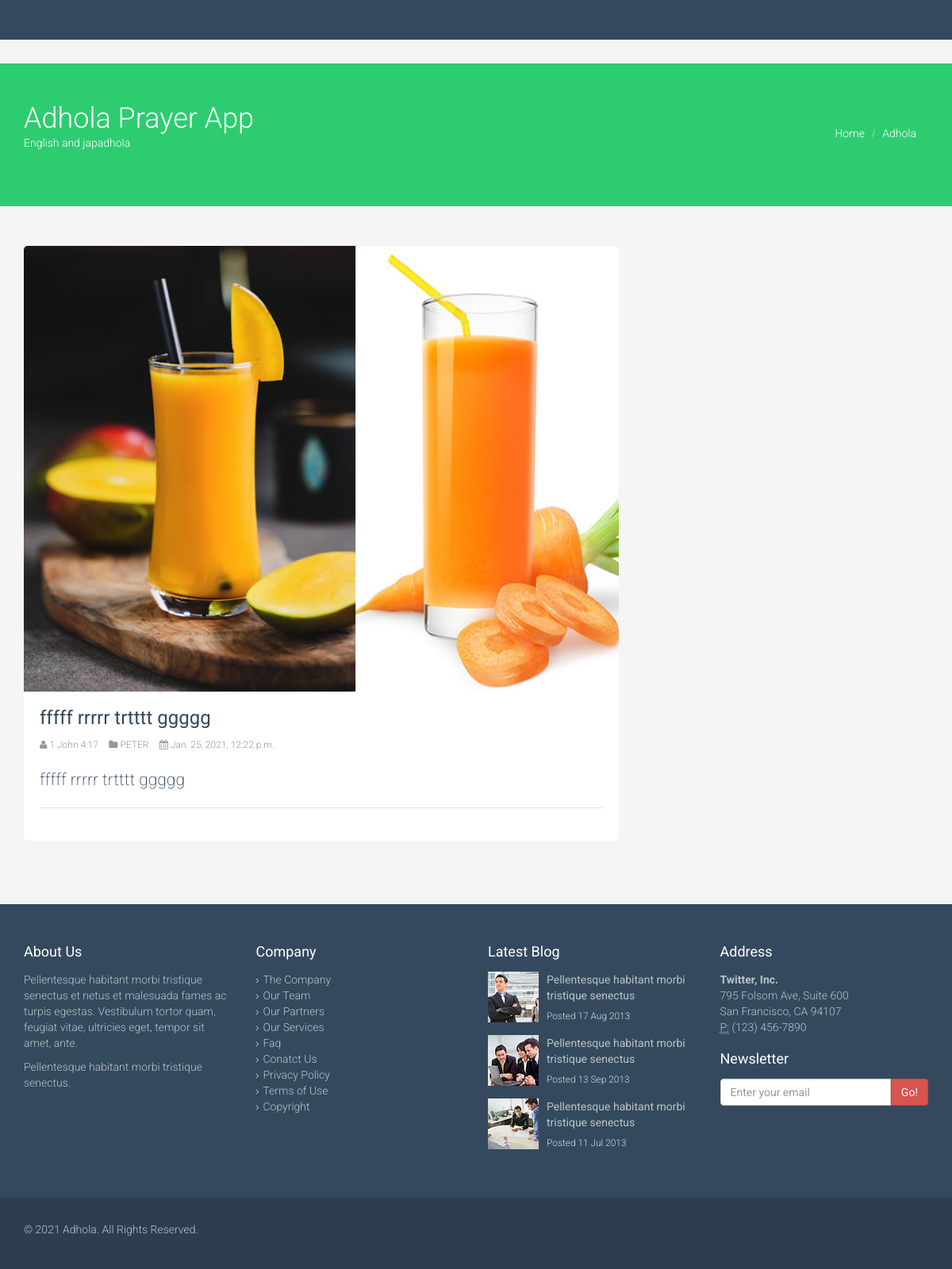
The app's page /detail/fffff-rrrrr-trtttt-ggggg/ with its own data.
### praying/models.py (models this page shows, shortened)
class Pray_tb(models.Model):
    id = models.AutoField(primary_key=True)
    Date_Created = models.DateTimeField(timezone.now)
    Adhola_Prayer = models.TextField()
    Book = models.CharField(max_length=45)
    img = models.ImageField(upload_to='pic')
    Posted_by = models.CharField(max_length=45)
    English_Prayer = models.TextField()
    daily_prayer_detail = models.TextField()
    slug = models.SlugField(max_length=250 ,unique = True)

### praying/views.py (the view)
# urls.py: path('detail/<slug:slug>/', views.indexdetailview.as_view(), name='detail'),
class indexdetailview(DetailView):
    template_name="detail/single.html"
    context_object_name = "pray"
    model = Pray_tb

### praying/templates/detail/single.html
{% extends 'base.html' %}
{% load static %}
{% block content %}
<section id="blog" class="container">
    <div class="row">
        <aside class="col-sm-4 col-sm-push-8">
        </aside>
        <div class="col-sm-8 col-sm-pull-4">
            <div class="blog">
                <div class="blog-item">
                    <img class="img-responsive img-blog" src="{{ pray.img.url }}" width="100%" alt="" />
                    <div class="blog-content">
                        <h3>{{object.daily_prayer_detail}}</h3>
                        <div class="entry-meta">
                            <span><i class="icon-user"></i> <a href="#">{{object.Book}}</a></span>
                            <span><i class="icon-folder-close"></i> <a href="#">{{object.Posted_by}}</a></span>
                            <span><i class="icon-calendar"></i> {{object.Date_Created}}</span>
                        </div>
                        <p class="lead">{{object.daily_prayer_detail}}</p>
                        <hr>
                                   </div>
                </div>
            </div>
        </div>
    </div>
</section>
<section id="bottom" class="wet-asphalt">
    <div class="container">
        <div class="row">
            <div class="col-md-3 col-sm-6">
                <h4>About Us</h4>
                <p>Pellentesque habitant morbi tristique senectus et netus et malesuada fames ac turpis egestas. Vestibulum tortor quam, feugiat vitae, ultricies eget, tempor sit amet, ante.</p>
                <p>Pellentesque habitant morbi tristique senectus.</p>
            </div>
            <div class="col-md-3 col-sm-6">
                <h4>Company</h4>
                <div>
                    <ul class="arrow">
                        <li><a href="#">The Company</a></li>
                        <li><a href="#">Our Team</a></li>
                        <li><a href="#">Our Partners</a></li>
                        <li><a href="#">Our Services</a></li>
                        <li><a href="#">Faq</a></li>
                        <li><a href="#">Conatct Us</a></li>
                        <li><a href="#">Privacy Policy</a></li>
                        <li><a href="#">Terms of Use</a></li>
                        <li><a href="#">Copyright</a></li>
                    </ul>
                </div>
            </div>
            <div class="col-md-3 col-sm-6">
                <h4>Latest Blog</h4>
                <div>
                    <div class="media">
                        <div class="pull-left">
                            <img src="{% static 'images/blog/thumb1.jpg' %} " alt="">
                        </div>
                        <div class="media-body">
                            <span class="media-heading"><a href="#">Pellentesque habitant morbi tristique senectus</a></span>
                            <small class="muted">Posted 17 Aug 2013</small>
                        </div>
                    </div>
                    <div class="media">
                        <div class="pull-left">
                            <img src="{% static 'images/blog/thumb2.jpg' %} " alt="">
                        </div>
                        <div class="media-body">
                            <span class="media-heading"><a href="#">Pellentesque habitant morbi tristique senectus</a></span>
                            <small class="muted">Posted 13 Sep 2013</small>
                        </div>
                    </div>
                    <div class="media">
                        <div class="pull-left">
                            <img src="{% static 'images/blog/thumb3.jpg' %} " alt="">
                        </div>
                        <div class="media-body">
                            <span class="media-heading"><a href="#">Pellentesque habitant morbi tristique senectus</a></span>
                            <small class="muted">Posted 11 Jul 2013</small>
                        </div>
                    </div>
                </div>
            </div>
            <div class="col-md-3 col-sm-6">
                <h4>Address</h4>
                <address>
                    <strong>Twitter, Inc.</strong><br>
                    795 Folsom Ave, Suite 600<br>
                    San Francisco, CA 94107<br>
                    <abbr title="Phone">P:</abbr> (123) 456-7890
                </address>
                <h4>Newsletter</h4>
                <form role="form">
                    <div class="input-group">
                        <input type="text" class="form-control" autocomplete="off" placeholder="Enter your email">
                        <span class="input-group-btn">
                            <button class="btn btn-danger" type="button">Go!</button>
                        </span>
                    </div>
                </form>
            </div>
        </div>
    </div>
</section>
{% endblock content %}

### praying/static/css/main.css (style rules this page uses)
body { padding-top: 80px; color: #34495e; background: #f5f5f5; font-family: 'Roboto', sans-serif; font-weight: 300; }
h1, h2, h3, h4, h5, h6 { font-family: 'Roboto', sans-serif; font-weight: 400; }
a { color: #34495e; -webkit-transition: 300ms; -moz-transition: 300ms; -o-transition: 300ms; transition: 300ms; }
hr { border-top: 1px solid #e5e5e5; border-bottom: 1px solid #fff; }
.btn { font-weight: 400; }
body > section { padding: 50px 0; }
.turquoise, .green-sea, .sun-flower, .orange, .emerald, .nephrits, .carrot, .pumkin, .peter-river, .belize-hole, .alizarin, .pomegranate, .amethyst, .wisteria, .clouds .silver, .wet-asphalt, .midnight-blue, .concrete, .asbestos { color: #fff; }
.turquoise h1, .green-sea h1, .sun-flower h1, .orange h1, .emerald h1, .nephrits h1, .carrot h1, .pumkin h1, .peter-river h1, .belize-hole h1, .alizarin h1, .pomegranate h1, .amethyst h1, .wisteria h1, .clouds .silver h1, .wet-asphalt h1, .midnight-blue h1, .concrete h1, .asbestos h1, .turquoise h2, .green-sea h2, .sun-flower h2, .orange h2, .emerald h2, .nephrits h2, .carrot h2, .pumkin h2, .peter-river h2, .belize-hole h2, .alizarin h2, .pomegranate h2, .amethyst h2, .wisteria h2, .clouds .silver h2, .wet-asphalt h2, .midnight-blue h2, .concrete h2, .asbestos h2, .turquoise h3, .green-sea h3, .sun-flower h3, .orange h3, .emerald h3, .nephrits h3, .carrot h3, .pumkin h3, .peter-river h3, .belize-hole h3, .alizarin h3, .pomegranate h3, .amethyst h3, .wisteria h3, .clouds .silver h3, .wet-asphalt h3, .midnight-blue h3, .concrete h3, .asbestos h3, .turquoise h4, .green-sea h4, .sun-flower h4, .orange h4, .emerald h4, .nephrits h4, .carrot h4, .pumkin h4, .peter-river h4, .belize-hole h4, .alizarin h4, .pomegranate h4, .amethyst h4, .wisteria h4, .clouds .silver h4, .wet-asphalt h4, .midnight-blue h4, .concrete h4, .asbestos h4, .turquoise h5, .green-sea h5, .sun-flower h5, .orange h5, .emerald h5, .nephrits h5, .carrot h5, .pumkin h5, .peter-river h5, .belize-hole h5, .alizarin h5, .pomegranate h5, .amethyst h5, .wisteria h5, .clouds .silver h5, .wet-asphalt h5, .midnight-blue h5, .concrete h5, .asbestos h5, .turquoise h6, .green-sea h6, .sun-flower h6, .orange h6, .emerald h6, .nephrits h6, .carrot h6, .pumkin h6, .peter-river h6, .belize-hole h6, .alizarin h6, .pomegranate h6, .amethyst h6, .wisteria h6, .clouds .silver h6, .wet-asphalt h6, .midnight-blue h6, .concrete h6, .asbestos h6 { color: #fff; }
.turquoise small, .green-sea small, .sun-flower small, .orange small, .emerald small, .nephrits small, .carrot small, .pumkin small, .peter-river small, .belize-hole small, .alizarin small, .pomegranate small, .amethyst small, .wisteria small, .clouds .silver small, .wet-asphalt small, .midnight-blue small, .concrete small, .asbestos small { color: rgba(255, 255, 255, 0.8); }
.wet-asphalt { background-color: #34495e; }
.wet-asphalt a:not(.btn) { color: #bdc3c7; }
#bottom { color: #bdc3c7; }
#bottom h4 { margin-top: 0; margin-bottom: 15px; }
#bottom .media-heading { display: block; font-weight: 400; }
.row > div { margin-bottom: 10px; }
ul.arrow, ul.arrow-double, ul.tick, ul.cross, ul.star, ul.rss { list-style: none; padding: 0; margin: 0; }
ul.arrow li::before, ul.arrow-double li::before, ul.tick li::before, ul.cross li::before, ul.star li::before, ul.rss li::before, ul.arrow li::after, ul.arrow-double li::after, ul.tick li::after, ul.cross li::after, ul.star li::after, ul.rss li::after { font-family: FontAwesome; font-size: 11px; }
ul.arrow li::before, ul.arrow-double li::before, ul.tick li::before, ul.cross li::before, ul.star li::before, ul.rss li::before { margin-right: 5px; }
ul.arrow li::before { content: "\f105"; }
.blog .blog-item { background-color: #fff; border-radius: 5px; margin-bottom: 20px; }
.blog .blog-item .img-blog { width: 100%; border-radius: 5px 5px 0 0; }
.blog .blog-item .blog-content { padding: 20px; }
.blog .blog-item h3 { margin-top: 0; }
.blog .blog-item .entry-meta { margin-bottom: 20px; }
.blog .blog-item .entry-meta > span { display: inline-block; color: #999; margin-right: 10px; font-size: 12px; }
.blog .blog-item .entry-meta > span a { color: #999; }

### records on screen
Pray_tb: img (picture), daily_prayer_detail "fffff rrrrr trtttt ggggg", Book "1 John 4:17", Posted_by "PETER", Date_Created "Jan. 25, 2021, 12:22 p.m."
